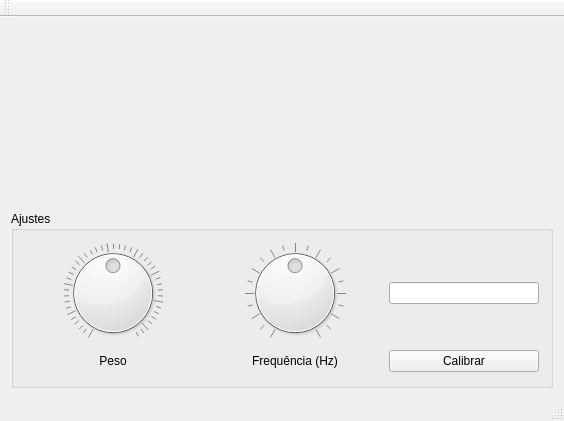
<?xml version="1.0" encoding="UTF-8"?>
<ui version="4.0">
 <class>MainWindow</class>
 <widget class="QMainWindow" name="MainWindow">
  <property name="geometry">
   <rect>
    <x>0</x>
    <y>0</y>
    <width>564</width>
    <height>421</height>
   </rect>
  </property>
  <property name="windowTitle">
   <string>MainWindow</string>
  </property>
  <widget class="QWidget" name="centralWidget">
   <layout class="QVBoxLayout" name="verticalLayout">
    <item>
     <widget class="QCustomPlot" name="graph" native="true"/>
    </item>
    <item>
     <layout class="QHBoxLayout" name="horizontalLayout">
      <item>
       <widget class="QGroupBox" name="groupBox_2">
        <property name="title">
         <string>Ajustes</string>
        </property>
        <layout class="QGridLayout" name="gridLayout">
         <item row="0" column="0">
          <widget class="QDial" name="peso">
           <property name="minimum">
            <number>-1200</number>
           </property>
           <property name="maximum">
            <number>1200</number>
           </property>
           <property name="wrapping">
            <bool>false</bool>
           </property>
           <property name="notchTarget">
            <double>24.000000000000000</double>
           </property>
           <property name="notchesVisible">
            <bool>true</bool>
           </property>
          </widget>
         </item>
         <item row="2" column="0">
          <widget class="QLabel" name="label">
           <property name="text">
            <string>Peso</string>
           </property>
           <property name="alignment">
            <set>Qt::AlignCenter</set>
           </property>
          </widget>
         </item>
         <item row="0" column="1">
          <widget class="QDial" name="freq">
           <property name="minimum">
            <number>1</number>
           </property>
           <property name="maximum">
            <number>99</number>
           </property>
           <property name="singleStep">
            <number>5</number>
           </property>
           <property name="value">
            <number>50</number>
           </property>
           <property name="wrapping">
            <bool>false</bool>
           </property>
           <property name="notchTarget">
            <double>5.000000000000000</double>
           </property>
           <property name="notchesVisible">
            <bool>true</bool>
           </property>
          </widget>
         </item>
         <item row="2" column="1">
          <widget class="QLabel" name="label_2">
           <property name="text">
            <string>Frequência (Hz)</string>
           </property>
           <property name="alignment">
            <set>Qt::AlignCenter</set>
           </property>
          </widget>
         </item>
         <item row="0" column="2">
          <widget class="QLineEdit" name="lineEdit">
           <property name="minimumSize">
            <size>
             <width>100</width>
             <height>0</height>
            </size>
           </property>
           <property name="maximumSize">
            <size>
             <width>150</width>
             <height>16777215</height>
            </size>
           </property>
           <property name="echoMode">
            <enum>QLineEdit::Normal</enum>
           </property>
          </widget>
         </item>
         <item row="2" column="2">
          <widget class="QPushButton" name="pushButton">
           <property name="text">
            <string>Calibrar</string>
           </property>
          </widget>
         </item>
        </layout>
       </widget>
      </item>
     </layout>
    </item>
   </layout>
  </widget>
  <widget class="QMenuBar" name="menuBar">
   <property name="geometry">
    <rect>
     <x>0</x>
     <y>0</y>
     <width>564</width>
     <height>21</height>
    </rect>
   </property>
  </widget>
  <widget class="QToolBar" name="mainToolBar">
   <attribute name="toolBarArea">
    <enum>TopToolBarArea</enum>
   </attribute>
   <attribute name="toolBarBreak">
    <bool>false</bool>
   </attribute>
  </widget>
  <widget class="QStatusBar" name="statusBar"/>
 </widget>
 <layoutdefault spacing="6" margin="11"/>
 <customwidgets>
  <customwidget>
   <class>QCustomPlot</class>
   <extends>QWidget</extends>
   <header>qcustomplot.h</header>
   <container>1</container>
  </customwidget>
 </customwidgets>
 <resources/>
 <connections/>
</ui>
